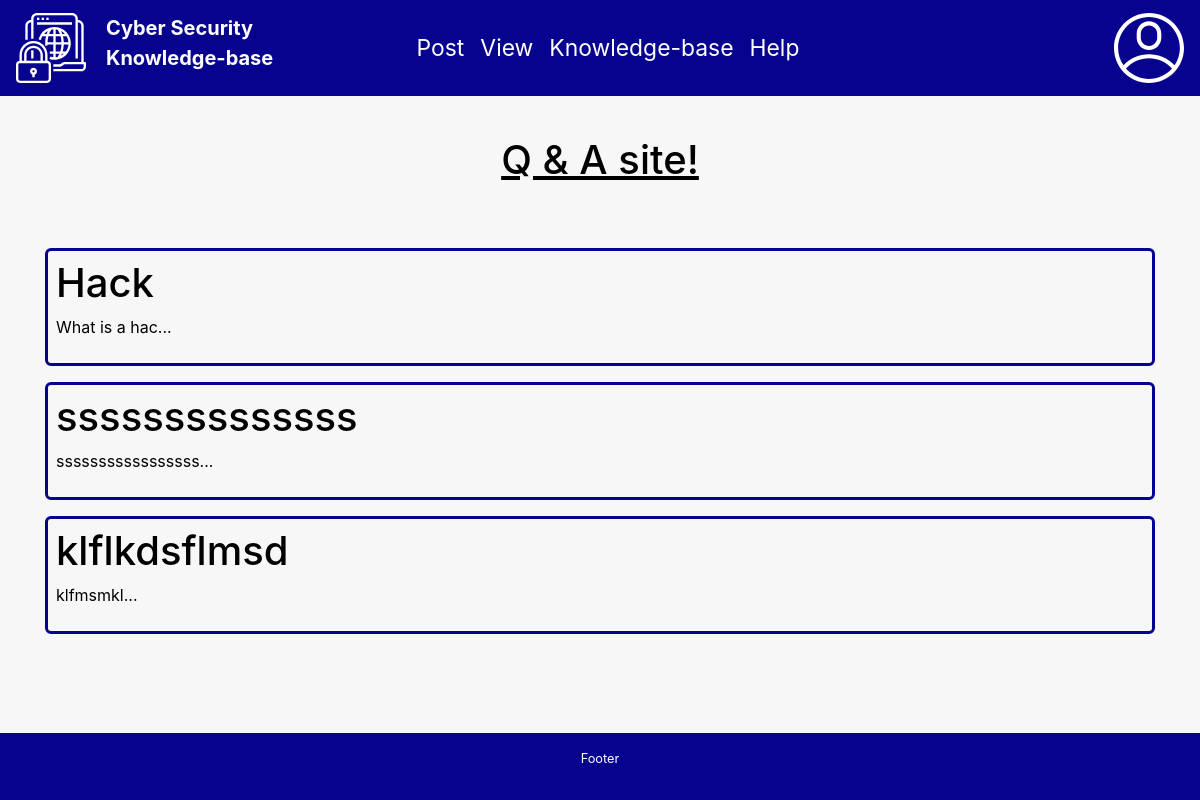
The app's page /see-questions (signed in), older data.
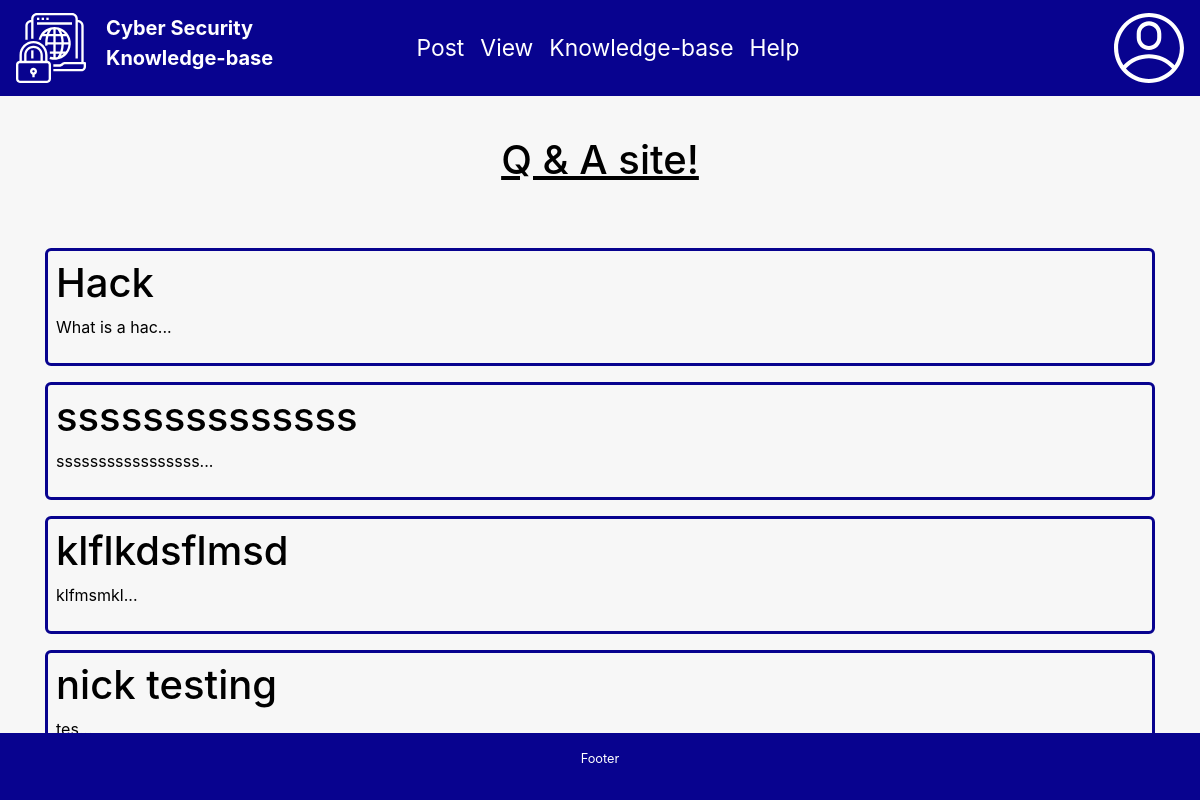
The same page, newer data.
### QuestionandAnswerForum/models.py (models this page shows, shortened)
class Question(models.Model):
    id = models.AutoField(primary_key=True)
    question_title = models.CharField(max_length=255)
    content = models.TextField()
    date_posted = models.DateTimeField(auto_now_add=True)
    posted_by = models.ForeignKey(User, on_delete = models.PROTECT)
    expertise_required = models.BooleanField(default = False)
    slug = models.SlugField(max_length=40)
    anonymous = models.BooleanField(default = True)

### QuestionandAnswerForum/views.py (the view)
# urls.py: path('see-questions', seeQuestion),
def seeQuestion (request):
    if not request.user.is_authenticated:
       return HttpResponseRedirect('login')
    else:
        context={}
        context['questions']=Question.objects.all()
        return render(request, 'seeQuestions.html',context)

### QuestionandAnswerForum/templates/seeQuestions.html (shortened to what this page needs)
{% extends 'base.html' %}
{% load static %}
  {% block body %}
	 <div class="container see-question-body">
<h1 class="view-q-align">Q & A site!</h1>
<div class="content">
{% for question in questions %}
  <div class="question">
      <a href="/question/{{ question.id }}/{{ question.slug }}"><h1 class="q-color-black">{{ question.question_title }}</h1></a>
      <p>{{ question.content|truncatechars:300|slice:"-4" }}...</p>
  </div>
{% endfor %}
</div>
</div>
{% endblock %}

Row changes from the older to the newer data that the page shows:
added Question: question_title "nick testing", content "tes"
